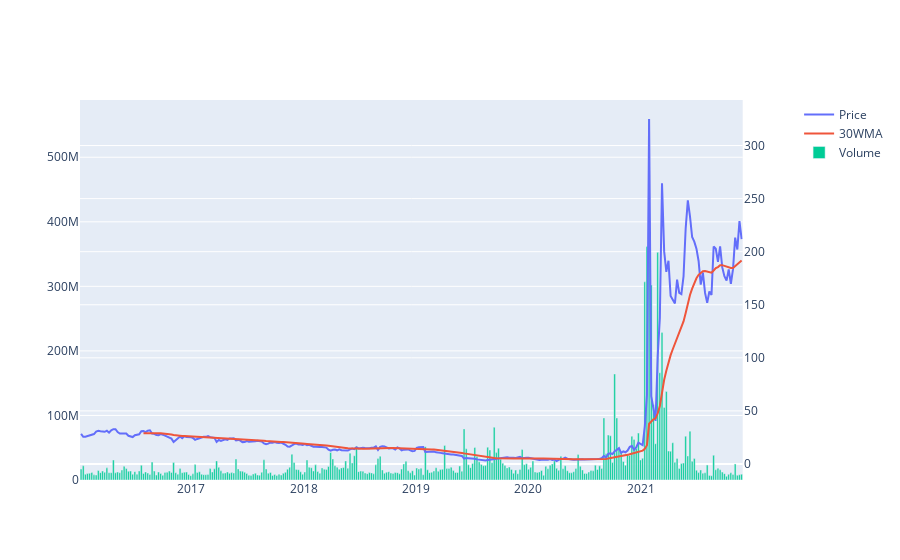

Notebook source saved alongside this figure:
### Code cell
fig = make_subplots(specs=[[{"secondary_y": True}]])
fig.add_trace(go.Scatter(x=dfSorted.index, y=dfSorted['Close'],name='Price'),secondary_y=True)
fig.add_trace(go.Scatter(x=dfSorted.index, y=dfSorted['30WMA'],name="30WMA"),secondary_y=True)
fig.add_trace(go.Bar(x=dfSorted.index, y=dfSorted['Volume'],name="Volume"),secondary_y=False)
fig.show()

### Figure 1 — Plotly figure (JSON) as saved in the notebook; plotly's stock layout.template omitted (floating-point values rounded to 4 significant figures; data arrays with more than 128 entries replaced by an {"elided": "..."} marker saying what was removed)
{"data": [{"name": "Price", "type": "scatter", "x": {"elided": "308 str values"}, "xaxis": "x", "y": {"elided": "308 float values"}, "yaxis": "y2"}, {"name": "30WMA", "type": "scatter", "x": {"elided": "308 str values"}, "xaxis": "x", "y": {"elided": "308 float values"}, "yaxis": "y2"}, {"name": "Volume", "type": "bar", "x": {"elided": "308 str values"}, "xaxis": "x", "y": {"elided": "308 int values"}, "yaxis": "y"}], "layout": {"xaxis": {"anchor": "y", "domain": [0, 0.94]}, "yaxis": {"anchor": "x", "domain": [0, 1]}, "yaxis2": {"anchor": "x", "overlaying": "y", "side": "right"}}}
